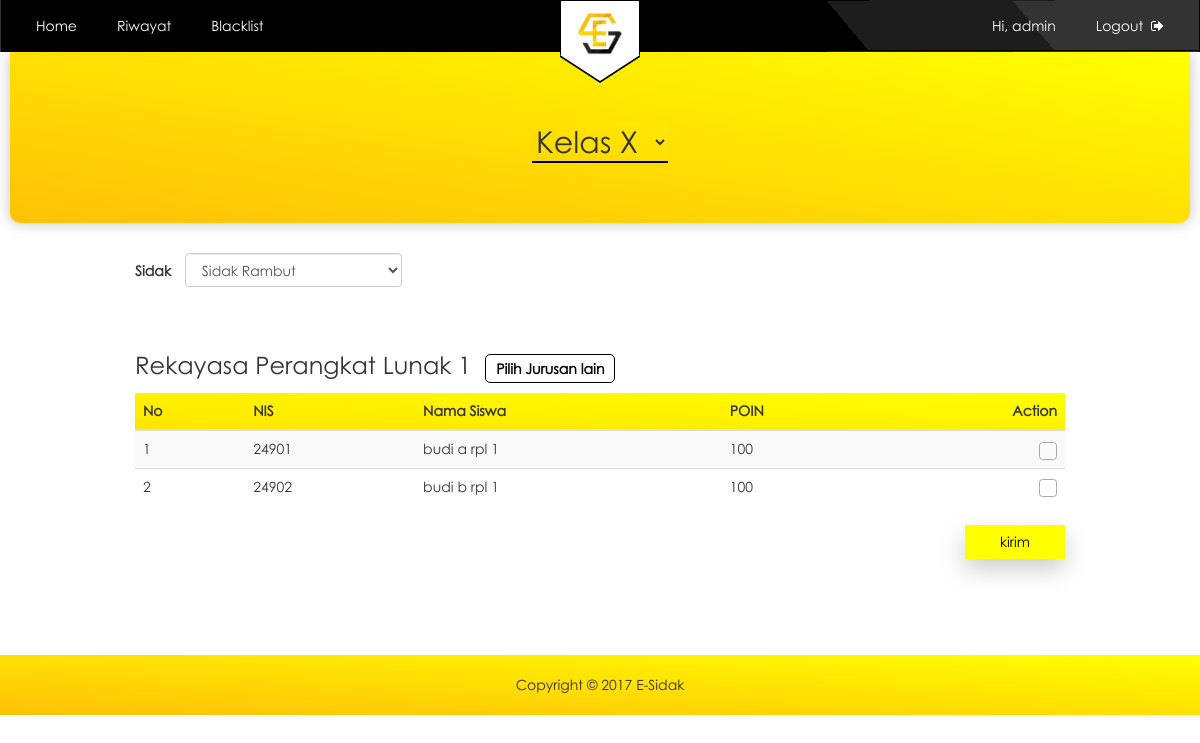
Screenshot of /user/sidak.php?kelas=10&indeks=1&id=1 (signed in) with the database file from the repository.
### tables this page shows
CREATE TABLE `user` (
  `id_user` int(12) NOT NULL,
  `nama` varchar(30) NOT NULL,
  `username` varchar(18) NOT NULL,
  `pass` varchar(225) NOT NULL,
  `level` varchar(7) NOT NULL
);

CREATE TABLE `jurusan` (
  `id_jurusan` int(11) NOT NULL,
  `nama_jurusan` varchar(100) NOT NULL,
  `singkatan` varchar(100) NOT NULL,
  `indeks_x` int(5) NOT NULL,
  `indeks_xi` int(5) NOT NULL,
  `indeks_xii` int(5) NOT NULL
);

CREATE TABLE `data_siswa` (
  `nis` int(12) NOT NULL,
  `nama_siswa` varchar(26) NOT NULL,
  `id_jurusan` int(8) NOT NULL,
  `kelas` int(5) NOT NULL,
  `indeks` int(5) NOT NULL,
  `nama_ortu` varchar(26) NOT NULL,
  `no_ortu` varchar(14) NOT NULL,
  `alamat` varchar(38) NOT NULL,
  `poin` int(100) NOT NULL
);

### user/sidak.php (the view, shortened to what this page needs)
<!DOCTYPE html>
<?php
include "../config/koneksi.php";
if(@$_SESSION['admin'] || @$_SESSION['guru']|| @$_SESSION['osis']) {
?>
<?php
if(@$_SESSION['admin']) {
  $userlogin = @$_SESSION['admin'];
  $href="../admin/admin_home.php";
 } else if(@$_SESSION['guru']) {
  $userlogin = @$_SESSION['guru'];
  $href="guru_home.php";
 }else{
  $userlogin = @$_SESSION['osis'];
  $href="osis_home.php";
 }
 $sql = mysqli_query($con,"select * from user where username = '$userlogin'") or die (mysql_error());
 $data = mysqli_fetch_array($sql);
?>
<html>
  <head>
  <link rel="stylesheet" href="../css/bootstrap.min.css">
  <link rel="stylesheet" href="https://cdnjs.cloudflare.com/ajax/libs/font-awesome/4.7.0/css/font-awesome.min.css">
  <link rel="stylesheet" href="../css/style.css">
  </head>
  <body>
    <nav class="navbar navbar-default navbar-custom">
      <div class="navbar-header">
        <a class="navbar-brand"><img src="../img/esidak2.png" alt=""></a>
      </div>
      <div class="navbar-collapse collapse">
        <ul class="nav navbar-nav navbar-left">
           <li><a href="<?php echo $href;?>">Home</a></li>
          <li><a href="riwayat.php">Riwayat</a></li>
          <li><a href="blacklist.php">Blacklist</a></li>
        </ul>
        <ul class="nav navbar-nav navbar-right">
          <li><a href="#u">Hi, <?php echo $data['username']; ?></a></li>
          <li><a href="../config/logout.php">Logout &nbsp;<i class="fa fa-sign-out"></i></a></li>
        </ul>
      </div>
    </nav>
<?php
}
?>
<div class="container-fluid">
    <div class="jumbotron-list">
      <h2 class="text-center">
        <?php
          $kelas = isset($_GET['kelas']) ? $_GET['kelas']:false ;
         ?>
        <select class="" name="" onchange="location = this.value;">
          <option value="kelas10.php?kelas=10" <?php if($kelas == "10") echo "selected disabled"; ?>>Kelas X</option>
        </select>
      </h2>
  </div>
</div>
<?php
$id = $_GET['id'];
$indeks = $_GET['indeks'];
$kelas = $_GET['kelas'];
?>
<form action="../config/sidak.php?id=<?php echo $id;?>&indeks=<?php echo $indeks;?>&kelas=<?php echo $kelas;?>" method="post">
    <div class="container-fluid">
      <div class="box frame-cari2">
        <div class="row">
        <div class="col-md-4 col-sm-4">
          <div class="form-group">
            <label for="cari">Sidak</label>
            <select class="form-control select-custom-sidak" id="pilih" name="nama_sidak">
              <?php
            include "../config/koneksi.php";
            $sqll = mysqli_query($con,"select * from pelanggaran") or die(mysqli_error());
            while($tampil2 = mysqli_fetch_array($sqll)){
              ?>
              <option value="<?php echo $tampil2['nama_pelanggaran'];?>"><?php echo $tampil2['nama_pelanggaran'];?>
              </option>
              <?php
            }
            ?>
            </select>
          </div>
        </div>
        </div>
      </div>
    </div>
    <div class="container-fluid">
      <div class="box">
        <div class="row">
        <div class="col-md-12 col-sm-12 table-siswa">
          <?php
          include "../config/koneksi.php";
          $id = $_GET['id'];
          $indeks = $_GET['indeks'];
          $sqll = mysqli_query($con,"select * from jurusan where id_jurusan = '$id'") or die(mysqli_error());
            while($tampil = mysqli_fetch_array($sqll)){
          ?>
          <label><h3><?php echo $tampil['nama_jurusan'];?> <?php echo $indeks;?></h3></label>
          <?php
            }
          ?>
          <label><a href="kelas<?= $kelas; ?>.php?kelas=<?= $kelas ?>">Pilih Jurusan lain</a></label>
          <div class="v-scroll">
          <table class="table table-striped ">
            <thead>
              <tr>
                <th>No</th>
                <th>NIS</th>
                <th id="long">Nama Siswa</th>
                <th>POIN</th>
                <th>Action</th>
              </tr>
            </thead>
            <tbody>
              <?php
            include "../config/koneksi.php";
            $id = $_GET['id'];
            $indeks = $_GET['indeks'];
            $kelas = $_GET['kelas'];
            $no = 1;
            if(isset($_GET['nama'])) {
              $nama = $_GET['nama'];
            $sqll = mysqli_query($con,"SELECT * FROM `data_siswa` WHERE CONCAT(`nis`,`nama_siswa`)LIKE'%$nama%'AND `id_jurusan`='$id' AND `indeks`='$indeks' AND `kelas`='$kelas'") or die(mysqli_error());
            }else{
              $sqll = mysqli_query($con,"select * from data_siswa where id_jurusan='$id' and indeks='$indeks' and kelas='$kelas'") or die(mysqli_error());
            }
            while($tampil = mysqli_fetch_array($sqll)){
              ?>
                <tr>
                  <td><?php echo $no;?></td>
                  <td><?php echo $tampil['nis']; ?></td>
                  <td><?php echo $tampil['nama_siswa']; ?></td>
                  <td><?php echo $tampil['poin'];?></td>
                  <td id="checkbox-sidak">
                    <div class="checkbox">
                      <label>
                        <span class="cr"><i class="cr-icon glyphicon glyphicon-ok"></i></span>
                      </label>
                    </div>
                  </td>
                </tr>
                <?php
                $no++;
                  }
                ?>
            </tbody>
          </table>
          </div>
          <input class="btn btn-custom kirim" type="submit" name="kirim" value="kirim" onclick="return confirm('Apakah anda yakin?')">
        </div>
      </div>
      </div>
    </div>
  </form>
  <footer>
    <p>Copyright &copy; 2017 E-Sidak</p>
  </footer>
  </body>
</html>

### css/style.css (style rules this page uses)
html,body { font-family: century_gothic; }
.container-fluid { margin: 0; padding: 0 }
.navbar-custom { background: linear-gradient(50deg , #000 70%,#1d1d1d 0, #1d1d1d 85%, #333333 20%); border-radius: 0; border-color: transparent; margin-bottom: 0; }
.navbar-custom .navbar-nav li a, .navbar-custom-user .navbar-nav li a, .navbar-custom-user .navbar-nav li span { color: #fff; border-radius: 4px; display: block; margin: 10px 5px; padding: 5px 15px; }
.navbar-brand img { border: 1px solid black; background: #fff; margin: 0 auto; width: 80px; padding: 10px 15px 0px; border-top: 0; }
.navbar-brand { padding: 0; width: 100%; position: absolute; border-bottom: 1px solid #000; }
.navbar-default .navbar-collapse { border: 0; }
.navbar-brand::after { content:''; position:relative; top: -1.4px; border-style:solid; border-width: 26px 40px 0; border-color: #fff transparent; width:0; display:block; margin:0 auto; }
.navbar-brand::before { content:''; position:absolute; left:50%; top: 141%; border-style:solid; border-width: 26px 40px 0; border-color: #000 transparent; width:0; transform:translate(-50%, -50%); }
.navbar-right { margin-right: 0px; }
.box { margin: 0 150px; }
.col-md-4, .col-md-8 { padding: 0; }
.frame-cari2 { margin-bottom: 30px; }
.form-group label { margin-right: 10px; }
.jumbotron-list { background: linear-gradient(to top right, #FFC107,yellow); margin-bottom: 50px; padding: 50px 15px; margin: 0 10px 30px; border-radius: 0 0 10px 10px; box-shadow: 0px 0px 15px 1px #ccc; }
.select-custom-sidak { width: 70%; display: inline-block; }
.table-siswa { padding: 0; margin-bottom: 50px; }
.table-siswa label:nth-of-type(2) { margin-left: 10px; }
.table-siswa label:nth-of-type(2) a { background: transparent; padding: 5px 10px; border-radius: 5px; color: #000; border: 1px solid #000; text-decoration: none; transition: .2s ease; }
.jumbotron-list select { background: linear-gradient(to top right, #ffd705,#ffe902); border: 0; border-bottom: 2px solid #000; }
.table-siswa #checkbox-sidak, .table-siswa #checkbox-info, .table-siswa #action-si { text-align: right; }
.btn-custom { box-shadow: 0px 10px 25px #ccc; width: 100px; border-radius: 0; position: absolute; right: 0; margin-bottom: 30px; color: #000; background: yellow; }
.checkbox label { padding: 0; }
.checkbox label::after { content: ""; display: table; clear: both; }
.checkbox .cr { position: relative; display: inline-block; border: 1px solid #a9a9a9; border-radius: .25em; width: 1.3em; height: 1.3em; vertical-align: middle; }
.checkbox { margin: 0; }
thead { background: linear-gradient(to top right, #ffe500,yellow); }
thead tr th:last-child { text-align: right; }
footer { background: linear-gradient(to top right, #FFC107,yellow); padding: 20px; margin-top: 80px; text-align: center; }
footer p { margin: 0; }

### rows the page displays
user: username "admin"
jurusan: nama_jurusan "Rekayasa Perangkat Lunak"
data_siswa: nis "24901", nama_siswa "budi a rpl 1", poin "100"
data_siswa: nis "24902", nama_siswa "budi b rpl 1", poin "100"

### other values shown
form field nama_sidak "Sidak Rambut"
